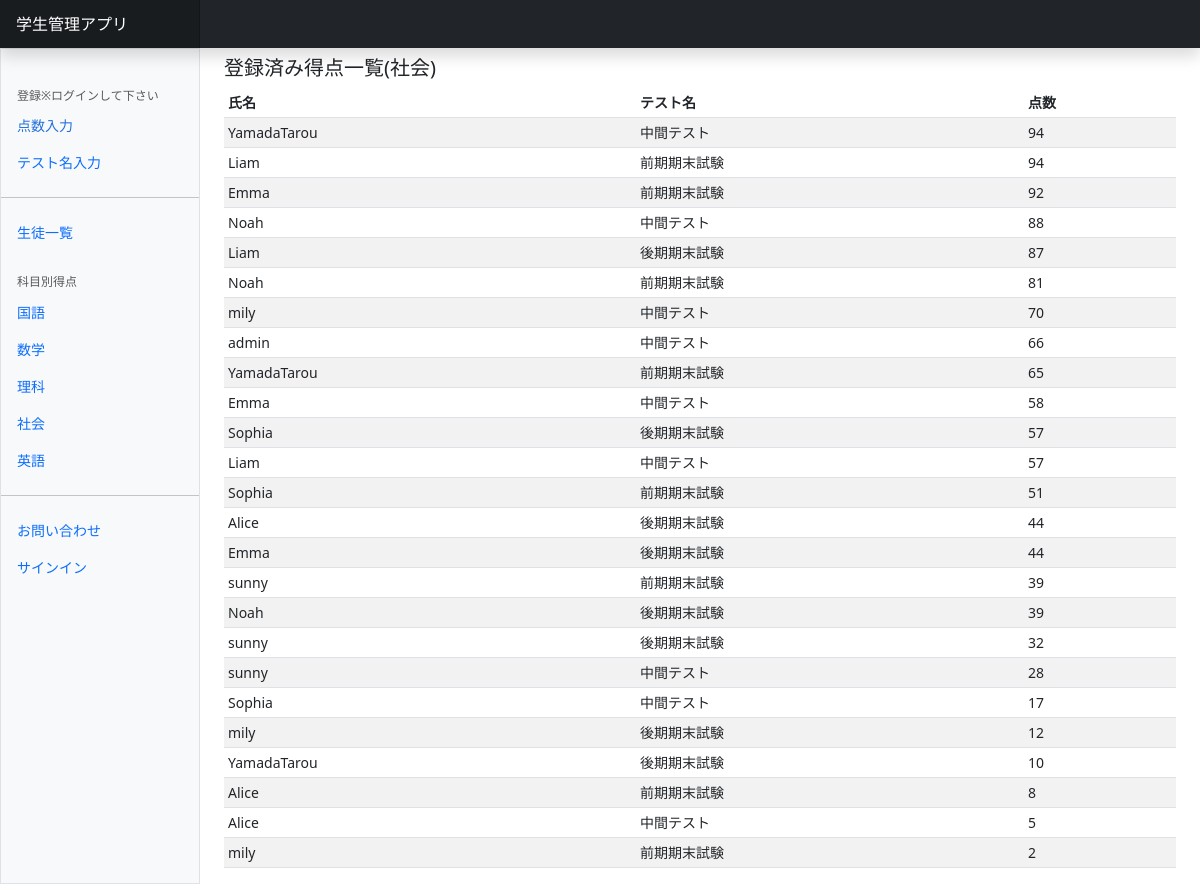
The page /Sociologylist/ on the database its author committed.
### scoreapp/models.py (models this page shows)
class Student(models.Model):
    user = models.ForeignKey(
        CustomUser,
        verbose_name='氏名',
        on_delete=models.CASCADE
    )
    testtitle = models.ForeignKey(
        Testtitle,
        verbose_name='テスト名',
        on_delete=models.CASCADE
    )
    Japanese = models.IntegerField(
        verbose_name='国語',
        validators=[validators.MinValueValidator(0),
                    validators.MaxValueValidator(100),
                    validators.RegexValidator(
                        message='正しい得点を入力してください',
                    )]
    )
    Math = models.IntegerField(
        verbose_name='数学',
        validators=[validators.MinValueValidator(0),
                    validators.MaxValueValidator(100),
                    validators.RegexValidator(
                        message='正しい得点を入力してください',
                    )]
    )
    Science = models.IntegerField(
        verbose_name='理科',
        validators=[validators.MinValueValidator(0),
                    validators.MaxValueValidator(100),
                    validators.RegexValidator(
                        message='正しい得点を入力してください',
                    )]
    )
    Sociology = models.IntegerField(
        verbose_name='社会',
        validators=[validators.MinValueValidator(0),
                    validators.MaxValueValidator(100),
                    validators.RegexValidator(
                        message='正しい得点を入力してください',
                    )]
    )
    English = models.IntegerField(
        verbose_name='英語',
        validators=[validators.MinValueValidator(0),
                    validators.MaxValueValidator(100),
                    validators.RegexValidator(
                        message='正しい得点を入力してください',
                    )]
    )

class Testtitle(models.Model):
    title = models.CharField(
        verbose_name='テスト名',
        max_length=50
    )
    def __str__(self):
        return self.title

### accounts/models.py (models this page shows)
class CustomUser(AbstractUser):
    pass

### scoreapp/views.py (the view)
class SociologyView(ListView):
    template_name = 'Sociology.html'
    queryset = Student.objects.order_by('-Sociology')

### scoreapp/templates/Sociology.html (shortened to what this page needs)
{% extends 'base.html' %}
{% load static %}
{% block contents %}
<h5>登録済み得点一覧(社会)</h5>
<div class="table-responsive small">
    <table class="table table-striped table-sm">
      <thead>
        <tr>
          <th scope="col">氏名</th>
          <th scope="col">テスト名</th>
          <th scope="col">点数</th>
        </tr>
      </thead>
      <tbody>
        {% for record in object_list %}
        <tr>
          <td>{{record.user.username}}</td>
          <td>{{record.testtitle}}</td>
          <td>{{record.Sociology}}</td>
        </tr>
        {% endfor %}
      </tbody>
    </table>
  </div>
{% endblock %}

### rows shown on the page
Student: user.username "YamadaTarou", testtitle "中間テスト", Sociology "94"
Student: user.username "Liam", testtitle "前期期末試験", Sociology "94"
Student: user.username "Emma", testtitle "前期期末試験", Sociology "92"
Student: user.username "Noah", testtitle "中間テスト", Sociology "88"
Student: user.username "Liam", testtitle "後期期末試験", Sociology "87"
Student: user.username "Noah", testtitle "前期期末試験", Sociology "81"
Student: user.username "mily", testtitle "中間テスト", Sociology "70"
Student: user.username "admin", testtitle "中間テスト", Sociology "66"
Student: user.username "YamadaTarou", testtitle "前期期末試験", Sociology "65"
Student: user.username "Emma", testtitle "中間テスト", Sociology "58"
Student: user.username "Sophia", testtitle "後期期末試験", Sociology "57"
Student: user.username "Liam", testtitle "中間テスト", Sociology "57"
Student: user.username "Sophia", testtitle "前期期末試験", Sociology "51"
Student: user.username "Alice", testtitle "後期期末試験", Sociology "44"
Student: user.username "Emma", testtitle "後期期末試験", Sociology "44"
Student: user.username "sunny", testtitle "前期期末試験", Sociology "39"
Student: user.username "Noah", testtitle "後期期末試験", Sociology "39"
Student: user.username "sunny", testtitle "後期期末試験", Sociology "32"
Student: user.username "sunny", testtitle "中間テスト", Sociology "28"
Student: user.username "Sophia", testtitle "中間テスト", Sociology "17"
Student: user.username "mily", testtitle "後期期末試験", Sociology "12"
Student: user.username "YamadaTarou", testtitle "後期期末試験", Sociology "10"
Student: user.username "Alice", testtitle "前期期末試験", Sociology "8"
Student: user.username "Alice", testtitle "中間テスト", Sociology "5"
Student: user.username "mily", testtitle "前期期末試験", Sociology "2"
